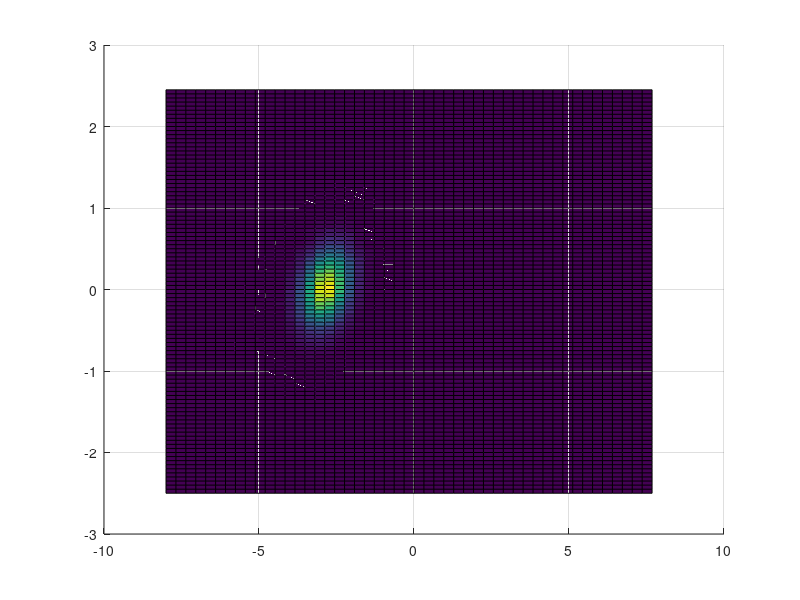
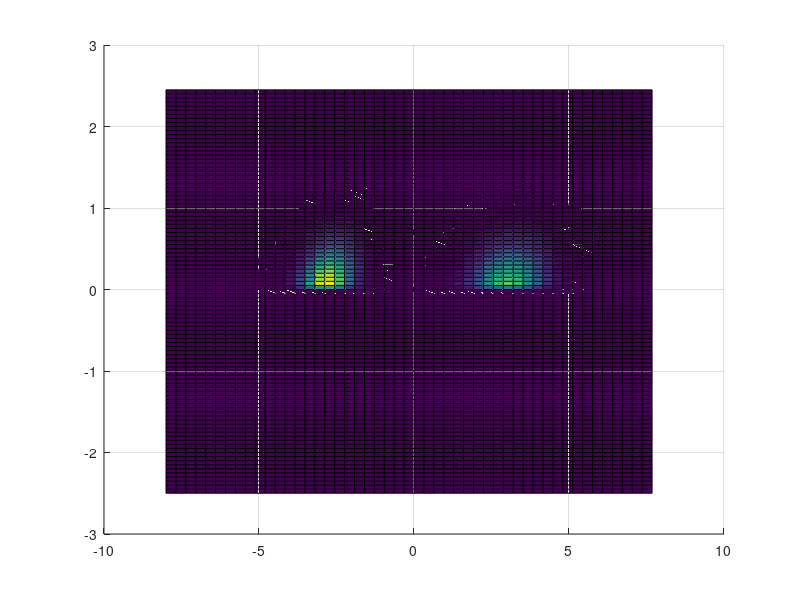

MATLAB code for these plots, in order:
function [ fx ] = discreteMC(  )

close all;

% parameters
c = 0.95;                                   % coefficient of restitution
sigmaV = 0.5;                               % standard deviation of coefficient of restitution
x0 = [0;-3];                                % initial condition
sigma0 = [0.3^2,0.04;0.04,0.5^2];           % covariance matrix of initial condition
nSample = 100000;                           % sample size

% grid
n1 = 100; n2 = 50;
L1 = 5; L2 = 16;
x1 = linspace(-L1/2,L1/2-L1/n1,n1).'; x1(abs(x1)<1e-10) = 0;
x2 = linspace(-L2/2,L2/2-L2/n2,n2); x2(abs(x2)<1e-10) = 0;
dt = 1/40;

% draw samples from initial density
x(:,:,1) = mvnrnd(x0,sigma0,nSample);

% sample propagation
index = x(:,1,1)<0;
x(index,1,2) = -x(index,1,1);
x(index,2,2) = normrnd(-c*x(index,2,1),sigmaV*ones(sum(index),1));
x(~index,:,2) = x(~index,:,1);

% density approximation
fx = zeros(n1,n2,2);
for i = 1:2
    fx1 = x(:,1,i)>repmat(x1'-L1/n1/2,nSample,1) & x(:,1,i)<=repmat(x1'+L1/n1/2,nSample,1);
    fx2 = x(:,2,i)>repmat(x2-L2/n2/2,nSample,1) & x(:,2,i)<=repmat(x2+L2/n2/2,nSample,1);
    parfor j = 1:n1
        fx(j,:,i) = sum(fx1(:,j) & fx2)/nSample*n1*n2/L1/L2;
    end
end

% plot
figure;
surf(x2,x1,fx(:,:,1));
view([0,0,1]);

figure;
surf(x2,x1,fx(:,:,2));
view([0,0,1]);

end

